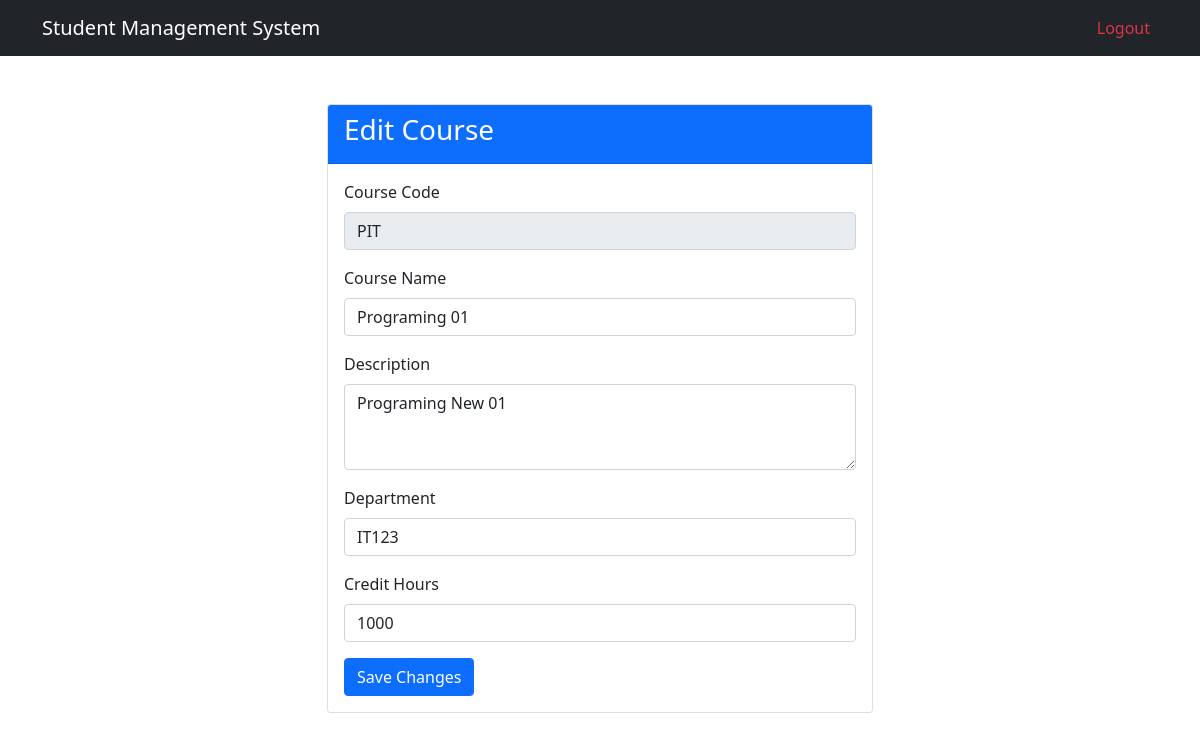
/edit_course.php?courseCode=PIT, run on the app's committed database.
### tables this page shows
CREATE TABLE `Course` (
  `CourseID` int(11) NOT NULL,
  `CourseCode` varchar(20) NOT NULL,
  `CourseName` varchar(100) NOT NULL,
  `Description` text DEFAULT NULL,
  `Department` varchar(50) DEFAULT NULL,
  `CreditHours` int(11) NOT NULL
);

### edit_course.php (the view, shortened to what this page needs)
<!DOCTYPE html>
<html>
<head>
    <link href="https://cdn.jsdelivr.net/npm/bootstrap@5.0.2/dist/css/bootstrap.min.css" rel="stylesheet">
</head>
<body>
    <? require_once 'header.php'; ?>
    <div class="container mt-5">
        <div class="row justify-content-center">
            <div class="col-md-6">
                <div class="card">
                    <div class="card-header bg-primary text-white">
                        <h3 class="card-title">Edit Course</h3>
                    </div>
                    <div class="card-body">
                        <?php
                        include 'db_connect.php';
                        if ($_SERVER["REQUEST_METHOD"] == "GET" && isset($_GET["courseCode"])) {
                            $courseCode = $_GET["courseCode"];
                            $stmt = $conn->prepare("SELECT CourseCode, CourseName, Description, Department, CreditHours FROM Course WHERE CourseCode = ?");
                            $stmt->bind_param("s", $courseCode);
                            $stmt->execute();
                            $result = $stmt->get_result();
                            if ($result->num_rows == 1) {
                                $course = $result->fetch_assoc();
                                ?>
                                <form method="post" action="<?php echo $_SERVER['PHP_SELF']; ?>">
                                    <div class="mb-3">
                                        <label for="courseCode" class="form-label">Course Code</label>
                                        <input type="text" class="form-control" id="courseCode" name="courseCode" value="<?php echo $course['CourseCode']; ?>" readonly>
                                    </div>
                                    <div class="mb-3">
                                        <label for="courseName" class="form-label">Course Name</label>
                                        <input type="text" class="form-control" id="courseName" name="courseName" value="<?php echo $course['CourseName']; ?>" required>
                                    </div>
                                    <div class="mb-3">
                                        <label for="description" class="form-label">Description</label>
                                        <textarea class="form-control" id="description" name="description" rows="3"><?php echo $course['Description']; ?></textarea>
                                    </div>
                                    <div class="mb-3">
                                        <label for="department" class="form-label">Department</label>
                                        <input type="text" class="form-control" id="department" name="department" value="<?php echo $course['Department']; ?>" required>
                                    </div>
                                    <div class="mb-3">
                                        <label for="creditHours" class="form-label">Credit Hours</label>
                                        <input type="number" class="form-control" id="creditHours" name="creditHours" value="<?php echo $course['CreditHours']; ?>" required>
                                    </div>
                                    <button type="submit" class="btn btn-primary">Save Changes</button>
                                </form>
                                <?php
                            } else {
                                echo '<div class="alert alert-danger mt-3" role="alert">Course not found.</div>';
                            }
                        } else {
                            echo '<div class="alert alert-danger mt-3" role="alert">Invalid request.</div>';
                        }
                        ?>
                    </div>
                </div>
            </div>
        </div>
    </div>
</body>
</html>

### data on the page
course: courseCode "PIT", courseName "Programing 01", description "Programing New 01", department "IT123", creditHours "1000"
